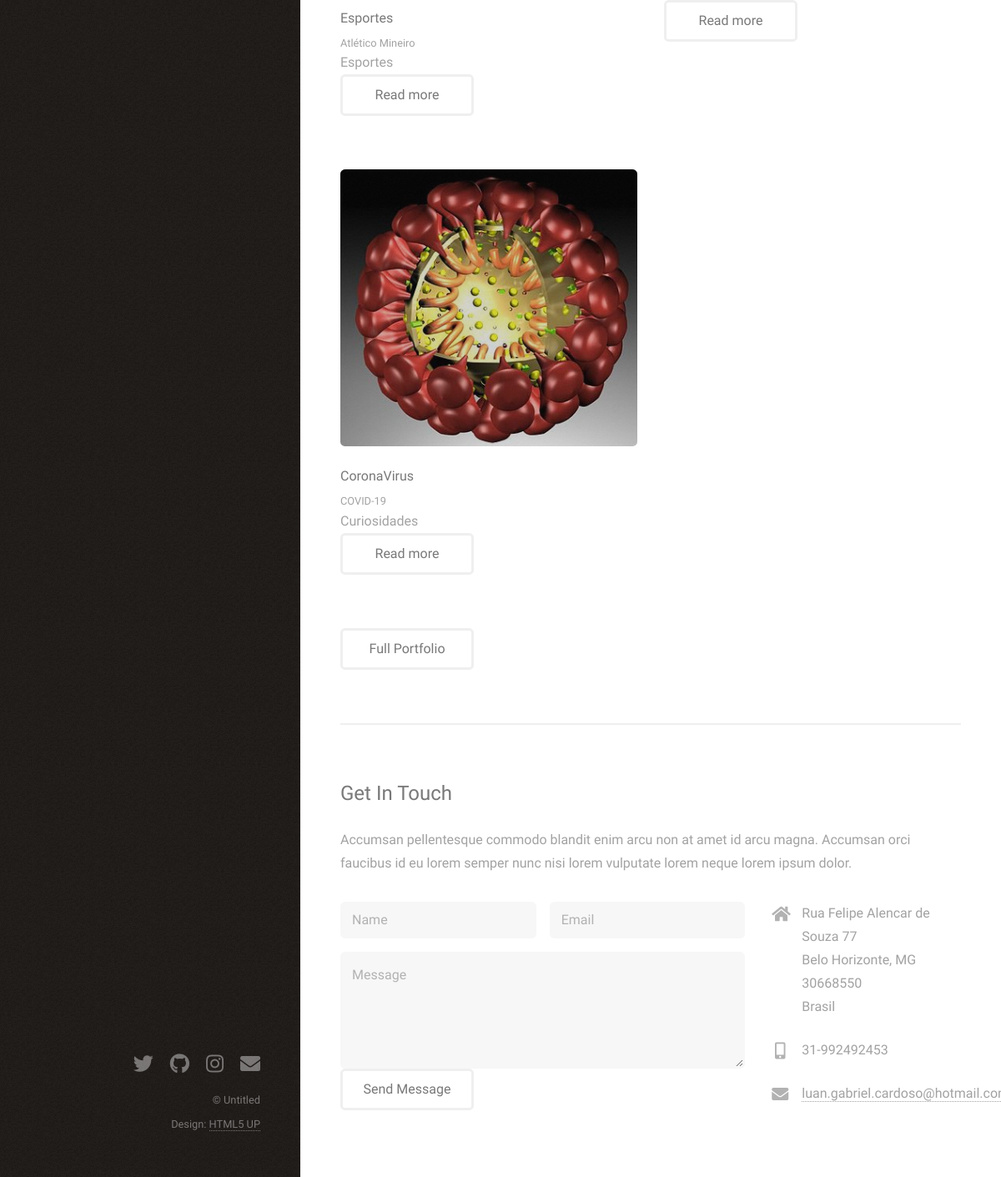
/blog/ (lower part), run on an earlier commit of the app's database.
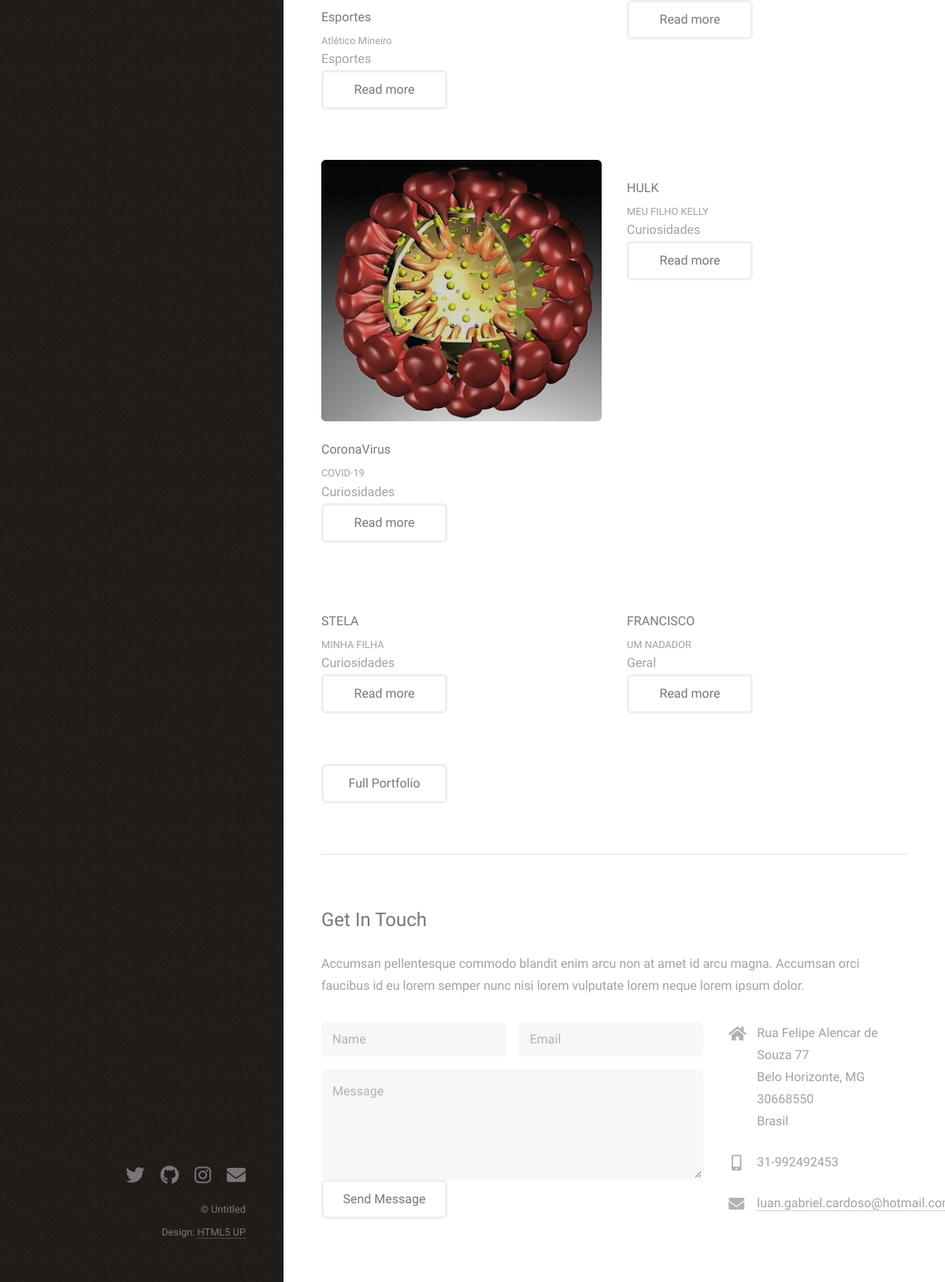
And on a later commit of the database.
### website/models.py (models this page shows, shortened)
class Post(models.Model):
    title = models.CharField(max_length=100)
    sub_title = models.CharField(max_length=200)
    content = models.TextField()
    categories = models.CharField(
        max_length=2,
        choices=Categorias.choices,
        default=Categorias.GR,
    )
    deleted = models.BooleanField(default=True)
    imagem = models.ImageField(upload_to='posts', null=True, blank=True)
    def full_name(self):
        return self.title + self.sub_title
    def get_category_label(self):
        return self.get_categories_display()
    full_name.admin_order_field = 'title'

### website/views.py (the view)
# urls.py: path('', hello_blog, name='home_blog'),
def hello_blog(request):
    lista = [
        'Django','Python','Git','Html',
        'Banco de dados','Linux','Nginx','Uwsgi',
        'Systemctl'
        ]
    list_posts= Post.objects.filter(deleted=False)
    data = {
        'name':'Curso de Django 3',
        'lista_tecnologias':lista,
        'posts': list_posts}
    return render(request,'index.html',data)

### website/templates/index.html (shortened to what this page needs)
{% load static %}
<!DOCTYPE HTML>
<html>
	<head>
		<link rel="stylesheet" href="{% static 'assets/css/main.css' %}" />
	</head>
	<body class="is-preload">
			<header id="header">
				<div class="inner">
				</div>
			</header>
			<div id="main">
					<section id="two">
						<div class="row">
							{% for post in posts %}
								<article class="col-6 col-12-xsmall work-item">
									<a href="{{ post.imagem.url }}" class="image fit thumb"><img src="{{ post.imagem.url }}" alt="" /></a>
									<h3>{{ post.title }}</h3>
									<p>{{ post.sub_title }}</p>
									<span>{{ post.get_category_label }}</span>
									<ul class="actions">
										<li><a href="{% url 'post_detail' post.id %}" class="button">Read more</a></li>
									</ul>
								</article>
							{% endfor %}
						</div>
						<ul class="actions">
							<li><a href="#" class="button">Full Portfolio</a></li>
						</ul>
					</section>
					<section id="three">
						<h2>Get In Touch</h2>
						<p>Accumsan pellentesque commodo blandit enim arcu non at amet id arcu magna. Accumsan orci faucibus id eu lorem semper nunc nisi lorem vulputate lorem neque lorem ipsum dolor.</p>
						<div class="row">
							<div class="col-8 col-12-small">
								<form method="post" action="{% url 'save_form' %}">
									<div class="row gtr-uniform gtr-50">
										<div class="col-6 col-12-xsmall"><input type="text" name="name" id="name" placeholder="Name" /></div>
										<div class="col-6 col-12-xsmall"><input type="email" name="email" id="email" placeholder="Email" /></div>
										<div class="col-12"><textarea name="message" id="message" placeholder="Message" rows="4"></textarea></div>
									</div>
										<input type="submit" value="Send Message" />
								</form>
							</div>
							<div class="col-4 col-12-small">
								<ul class="labeled-icons">
									<li>
										<h3 class="icon solid fa-home"><span class="label">Address</span></h3>
										Rua Felipe Alencar de Souza 77<br />
										Belo Horizonte, MG 30668550<br />
										Brasil
									</li>
									<li>
										<h3 class="icon solid fa-mobile-alt"><span class="label">Phone</span></h3>
										31-992492453
									</li>
									<li>
										<h3 class="icon solid fa-envelope"><span class="label">Email</span></h3>
										<a href="#">luan.gabriel.cardoso@hotmail.com</a>
									</li>
								</ul>
							</div>
						</div>
					</section>
			</div>
			<footer id="footer">
				<div class="inner">
					<ul class="icons">
						<li><a href="https://twitter.com/luangcp" class="icon brands fa-twitter"><span class="label">Twitter</span></a></li>
						<li><a href="https://github.com/luangcp" class="icon brands fa-github"><span class="label">Github</span></a></li>
						<li><a href="#" class="icon brands fa-instagram"><span class="label">Instagram</span></a></li>
						<li><a href="#" class="icon solid fa-envelope"><span class="label">Email</span></a></li>
					</ul>
					<ul class="copyright">
						<li>&copy; Untitled</li><li>Design: <a href="http://html5up.net">HTML5 UP</a></li>
					</ul>
				</div>
			</footer>
	</body>
</html>

What changed in the data, as far as the page shows it:
added Post: title "HULK", sub_title "MEU FILHO KELLY", get_category_label "Curiosidades"
added Post: title "STELA", sub_title "MINHA FILHA", get_category_label "Curiosidades"
added Post: title "FRANCISCO", sub_title "UM NADADOR", get_category_label "Geral"
